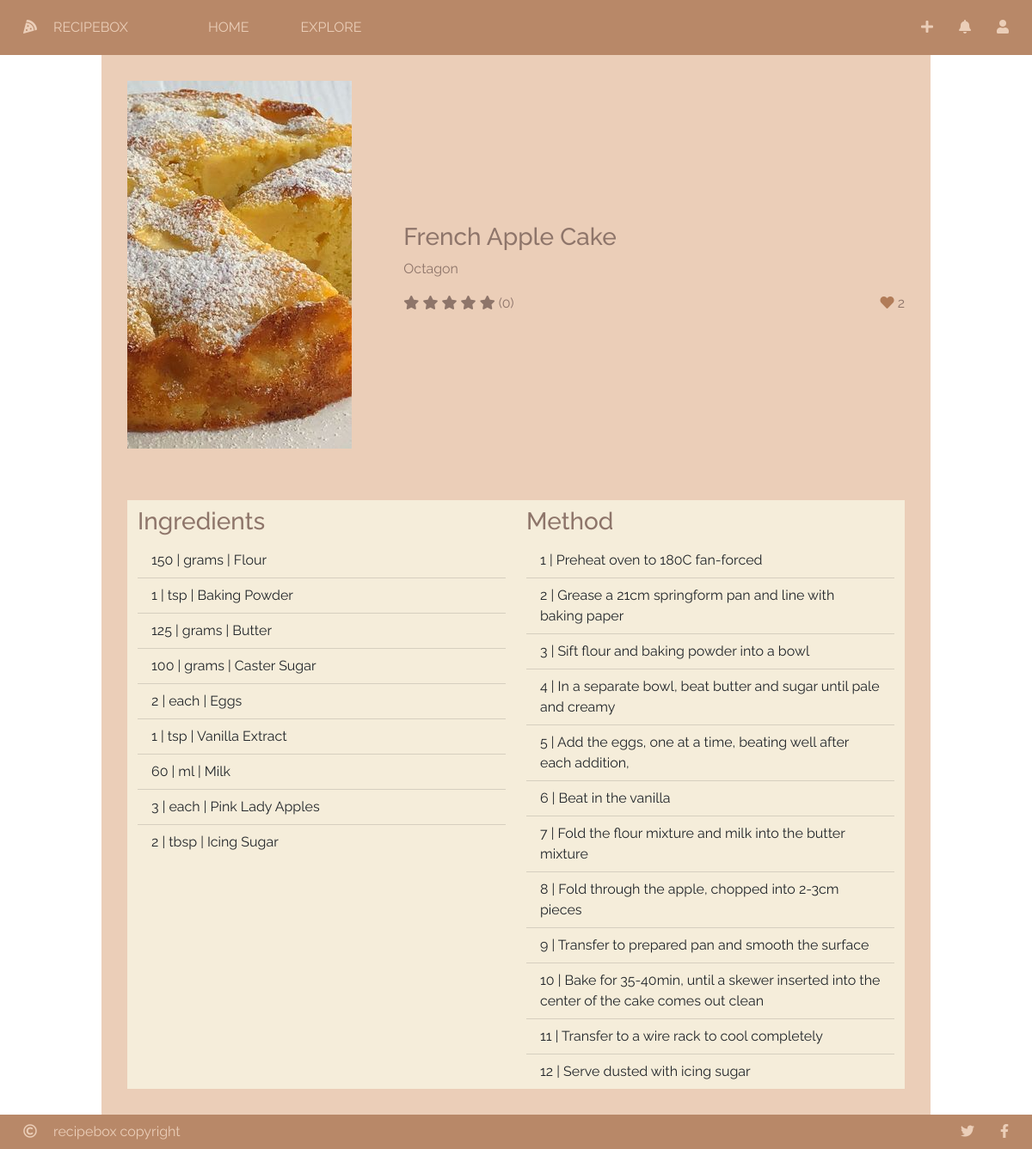
Page /recipe/6/ (signed in) on the committed database.
### recipebox/models/recipes.py (models this page shows, shortened)
class Recipe(db.Model):
    __tablename__ = "recipe"
    id = db.Column(db.Integer, primary_key=True)
    name = db.Column(db.String(30), nullable=False)
    picture = db.Column(db.String(150), nullable=False)
    cook_time = db.Column(db.Integer, nullable=False)
    date_created = db.Column(db.DateTime, nullable=False)
    ingredients = db.relationship('RecipeIngredient', backref="recipe_object", lazy=True)
    procedures = db.relationship('RecipeProcedure', backref="recipe_object", lazy=True)
    user_id = db.Column(db.Integer, db.ForeignKey('user.id'), nullable=False)
    likes = db.relationship('Like', backref="recipe_object", lazy=True)
    ratings = db.relationship('Rating', backref="recipe_object", lazy=True)
    tags = db.relationship('Tag', secondary=tags, lazy='subquery', backref=db.backref('recipes', lazy=True))
    def rating_score(self):
        score = 0
        count = 0
        for rating in self.ratings:
            count += 1
            score += rating.score
        if count > 0:
            score /= count
            round(score)
        return score
    def liked_by(self, user=current_user):
        for like in self.likes:
            if like.user_id == user.id:
                return True
        return False

class RecipeIngredient(db.Model):
    __tablename__ = "recipe_ingredient"
    id = db.Column(db.Integer, primary_key=True)
    recipe_id = db.Column(db.Integer, db.ForeignKey('recipe.id'), nullable=False)
    ingredient_id = db.Column(db.Integer, db.ForeignKey('ingredient.id'), nullable=False)
    quantity = db.Column(db.Integer, nullable=False)
    unit = db.Column(db.String(30), nullable=False)

class Ingredient(db.Model):
    __tablename__ = "ingredient"
    id = db.Column(db.Integer, primary_key=True)
    name = db.Column(db.String(30), nullable=False)
    picture = db.Column(db.String(150), nullable=False)
    recipes = db.relationship('RecipeIngredient', backref="ingredient_object", lazy=True)

class RecipeProcedure(db.Model):
    __tablename__ = "recipe_procedure"
    id = db.Column(db.Integer, primary_key=True)
    recipe_id = db.Column(db.Integer, db.ForeignKey('recipe.id'), nullable=False)
    recipe_step = db.Column(db.Integer, nullable=False)
    procedure = db.Column(db.String(100), nullable=False)

### recipebox/models/auth.py (models this page shows, shortened)
class User(UserMixin, db.Model):
    __tablename__ =  "user"
    id = db.Column(db.Integer, primary_key=True)
    email = db.Column(db.String(255), unique=True, nullable=False)
    username = db.Column(db.String(255), nullable=False)
    password = db.Column(db.String(255), nullable=False)
    registered_on = db.Column(db.DateTime, nullable=False)
    admin = db.Column(db.Boolean, nullable=False, default=False)
    recipes = db.relationship('Recipe', backref="user_object", lazy=True)
    likes = db.relationship('Like', backref="user_object", lazy=True)
    ratings = db.relationship('Rating', backref="user_object", lazy=True)
    bio = db.Column(db.String(1024), nullable=True)

### recipebox/recipes/recipes.py (the view)
@recipe_bp.route('/recipe/<id>/')
def recipe_view(id):
    selected_recipe = Recipe.query.get(id)
    if selected_recipe is None:
        return render_template('404_notfound.html')
    else:
        return render_template('view.html', recipe=selected_recipe)

### recipebox/recipes/templates/view.html (shortened to what this page needs)
{% extends "base.html" %}
{% block head %}
	{{ super() }}
	<link rel="stylesheet" type="text/css" href="{{ url_for('static', filename='css/recipes/view.css') }}"/>
{% endblock %}
{% block content %}
	<div id="view-container" class="container">
		<div id="recipe-info" class="row">
			<div class="col-4">
				<div class="img-box">
					<img src="{{ url_for('static', filename='res/recipes/' + recipe.picture) }}"></div>
			</div>
			<div class="col vertical-center">
				<h3>{{ recipe.name }}</h3>
				<a href="{{ url_for('auth_bp.profile_user', user_id=recipe.user_object.id) }}"><p class="subtitle">{{ recipe.user_object.username }}</p></a>
				<div class="inline">
					<div id="star-score">
						{% for i in range(5) %}
							<i class="fas fa-star {{ 'selected' if i < recipe.rating_score() }}" data-score="{{ i }}"></i>
						{% endfor %}
						<p>({{ recipe.ratings|length }})</p>
					</div>
					<div id="like-button">
						<a href="#" class="like-button-request"><i class="fas fa-heart {{ 'selected' if recipe.liked_by() }} "></i></a>
						<p class="like-button-label">{{ recipe.likes|length }}</p>
					</div>
				</div>
			</div>
		</div>
		<div id="recipe-procedure" class="row">
			<div id="ingredient-list" class="col-6">
				<h3>Ingredients</h3>
				<ul class="list-group list-group-flush">
					{% for ingredient in recipe.ingredients %}
						<li class="list-group-item">
							{{ ingredient.quantity }} | {{ ingredient.unit }} | {{ ingredient.ingredient_object.name }}
						</li>
					{% endfor %}
				</ul>
			</div>
			<div id="method-list" class="col-6">
				<h3>Method</h3>
				<ul class="list-group list-group-flush">
					{% for procedure in recipe.procedures %}
						<li class="list-group-item">
							{{ procedure.recipe_step }} | {{ procedure.procedure }}
						</li>
					{% endfor %}
				</ul>
			</div>
		</div>
	</div>
{% endblock %}

### recipebox/static/css/recipebox.css (style rules this page uses)
html { min-height: 100%; }
body { background: url("../res/background.png") no-repeat center center fixed; background-size: cover; color: #f5edda; height: 100%; font-family: "Raleway", sans-serif; }
a { text-decoration: none; color: #ebceb8; }
i.selected { color: #B17C58; }
.vertical-center { margin-top: auto; margin-bottom: auto; }
.img-box { display: flex; justify-content: center; align-items: center; overflow: hidden; }
.img-box > img { min-width: 100%; min-height: 100%; flex-shrink: 0; }

### recipebox/static/css/recipes/view.css (style rules this page uses)
#view-container { padding: 0px 100px; color: #8e756a; }
h3 { margin: 8px 0px; }
.subtitle, #like-button i { color: #8e756a; }
#like-button .selected { color: #B17C58; }
#recipe-info, #recipe-procedure, #comments { background-color: #ebceb8; }
#recipe-info > div, #recipe-procedure { padding: 30px; }
#recipe-info .inline, #recipe-info .inline * { display: inline; }
#like-button { float: right; }
#ingredient-list *, #ingredient-list, #method-list *, #method-list { background-color: #f5edda; }

### rows in the picture
Recipe: picture (picture), name "French Apple Cake"
User: user_object.username "Octagon"
RecipeIngredient: quantity "150", unit "grams", ingredient_object.name "Flour"
RecipeIngredient: quantity "1", unit "tsp", ingredient_object.name "Baking Powder"
RecipeIngredient: quantity "125", unit "grams", ingredient_object.name "Butter"
RecipeIngredient: quantity "100", unit "grams", ingredient_object.name "Caster Sugar"
RecipeIngredient: quantity "2", unit "each", ingredient_object.name "Eggs"
RecipeIngredient: quantity "1", unit "tsp", ingredient_object.name "Vanilla Extract"
RecipeIngredient: quantity "60", unit "ml", ingredient_object.name "Milk"
RecipeIngredient: quantity "3", unit "each", ingredient_object.name "Pink Lady Apples"
RecipeIngredient: quantity "2", unit "tbsp", ingredient_object.name "Icing Sugar"
RecipeProcedure: recipe_step "1", procedure "Preheat oven to 180C fan-forced"
RecipeProcedure: recipe_step "2", procedure "Grease a 21cm springform pan and line with baking paper"
RecipeProcedure: recipe_step "3", procedure "Sift flour and baking powder into a bowl"
RecipeProcedure: recipe_step "4", procedure "In a separate bowl, beat butter and sugar until pale and creamy"
RecipeProcedure: recipe_step "5", procedure "Add the eggs, one at a time, beating well after each addition,"
RecipeProcedure: recipe_step "6", procedure "Beat in the vanilla"
RecipeProcedure: recipe_step "7", procedure "Fold the flour mixture and milk into the butter mixture"
RecipeProcedure: recipe_step "8", procedure "Fold through the apple, chopped into 2-3cm pieces"
RecipeProcedure: recipe_step "9", procedure "Transfer to prepared pan and smooth the surface"
RecipeProcedure: recipe_step "10", procedure "Bake for 35-40min, until a skewer inserted into the center of the cake comes out clean"
RecipeProcedure: recipe_step "11", procedure "Transfer to a wire rack to cool completely"
RecipeProcedure: recipe_step "12", procedure "Serve dusted with icing sugar"

### other values in the picture
{{ recipe.ratings|length }} "0"
{{ recipe.likes|length }} "2"
